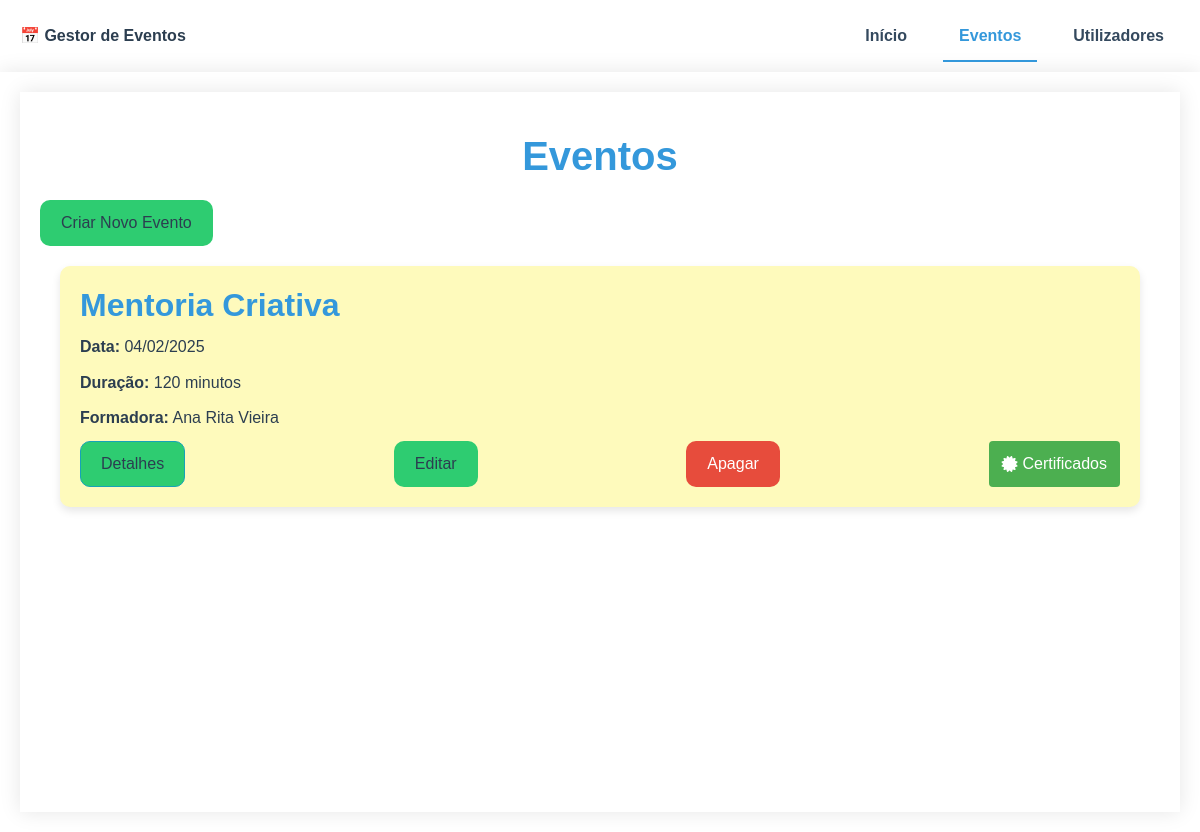
/eventos, run on the app's committed database.
### models.py (models this page shows)
class Evento(db.Model):
    id = db.Column(db.Integer, primary_key=True)
    nome = db.Column(db.String(100), nullable=False)
    data = db.Column(db.Date, nullable=False)
    duracao = db.Column(db.Integer, nullable=False)
    formadora = db.Column(db.String(100), nullable=True)
    participantes = db.relationship('Participante',
        back_populates='evento',
        cascade='all, delete-orphan'
    )

### routes.py (the view)
@bp.route('/eventos')
def eventos():
    try:
        inspector = inspect(db.engine)
        tables = inspector.get_table_names()
        logger.info(f"Database tables: {tables}")
        columns = inspector.get_columns('evento')
        column_names = [col['name'] for col in columns]
        logger.info(f"Evento table columns: {column_names}")
        query = db.session.query(Evento)
        eventos = query.all()
        logger.info(f"Fetched {len(eventos)} eventos from the database")
        for evento in eventos:
            event_details = {
                'id': evento.id,
                'nome': evento.nome,
                'data': evento.data,
                'duracao': evento.duracao
            }
            if hasattr(evento, 'formadora'):
                event_details['formadora'] = evento.formadora
            logger.info(f"Event: {event_details}")
        return render_template('eventos.html', eventos=eventos)
    except Exception as e:
        logger.error(f"Error listing eventos: {e}", exc_info=True)
        flash(f'Erro ao listar eventos: {e}', 'error')
        return render_template('eventos.html', eventos=[])

### templates/eventos.html (shortened to what this page needs)
{% extends "base.html" %}
{% block content %}
<div class="container">
    <h1><strong>Eventos</strong></h1>
    <a href="{{ url_for('main.criar_evento') }}" class="btn">Criar Novo Evento</a>
    <div class="eventos-grid">
        {% for evento in eventos %}
        <div class="evento-card">
            <h2><strong>{{ evento.nome }}</strong></h2>
            <p><strong>Data:</strong> {{ evento.data.strftime('%d/%m/%Y') }}</p>
            <p><strong>Duração:</strong> {{ evento.duracao }} minutos</p>
            {% if evento.formadora is defined and evento.formadora %}
                <p><strong>Formadora:</strong> {{ evento.formadora }}</p>
            {% else %}
                <p><strong>Formadora:</strong> Não definida</p>
            {% endif %}
            <div class="card-actions">
                <a href="{{ url_for('main.detalhe_evento', id=evento.id) }}" class="btn btn-info">Detalhes</a>
                <a href="{{ url_for('main.editar_evento', id=evento.id) }}" class="btn btn-edit">Editar</a>
                <form method="POST" action="{{ url_for('main.apagar_evento', id=evento.id) }}" style="display:inline;">
                    <button type="submit" class="btn btn-delete" onclick="return confirm('Tem certeza que deseja apagar este evento?')">Apagar</button>
                </form>
                <a href="{{ url_for('main.criar_certificado', evento_id=evento.id) }}" class="btn btn-certificate">
                    <i class="fas fa-certificate"></i> Certificados
                </a>
            </div>
        </div>
        {% endfor %}
    </div>
</div>
{% endblock %}

### templates/eventos.html (style rules this page uses)
h1 { text-align: center; margin: 20px 0; color: var(--primary-color); }
.btn { display: inline-block; padding: 10px 20px; background-color: var(--secondary-color); color: var(--text-dark); text-decoration: none; border-radius: var(--border-radius); transition: background-color 0.3s ease; }
.eventos-grid { display: grid; grid-template-columns: repeat(auto-fit, minmax(300px, 1fr)); gap: 20px; padding: 20px; }
.evento-card { background-color: #fefabc; border-radius: var(--border-radius); box-shadow: var(--box-shadow); padding: 20px; transition: transform 0.3s ease; }
.evento-card h2 { margin-top: 0; color: var(--primary-color); }
.evento-card p { margin: 10px 0; }
.card-actions { display: flex; justify-content: space-between; gap: 10px; flex-wrap: wrap; }
.btn-certificate { background-color: #4CAF50; color: white; padding: 8px 12px; border-radius: 4px; text-decoration: none; display: inline-flex; align-items: center; gap: 5px; }
.btn-edit { background-color: var(--secondary-color); color: var(--text-dark); }
.btn-delete { background-color: #e74c3c; color: white; }

### data on the page
Evento: nome "Mentoria Criativa", data "04/02/2025", duracao "120", formadora "Ana Rita Vieira"
